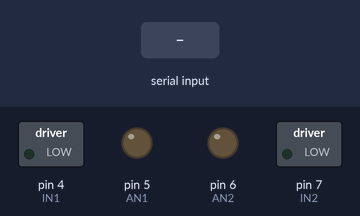
Simulated run of this sketch. Board: Arduino Mega 2560, built with avr-gcc and run on an emulated ATmega2560. Parts: switched loads named in the sketch (green lamp = pin HIGH), output pins drawn as LEDs (lit = HIGH). Inputs (shaded band) come from the test bench. What the sketch prints to the serial monitor is not drawn.

Above: at 1.2 s.
1.3 s: "90,45\n" received over Serial
At 2.1 s:
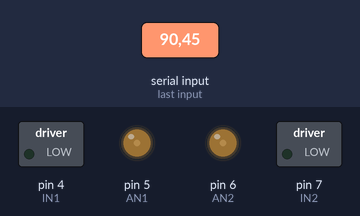
3.8 s: "30,150\n" received over Serial
At 4.5 s:
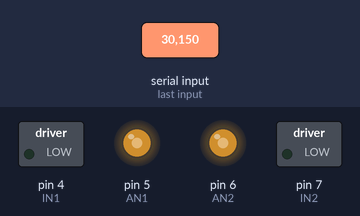
6.3 s: "200\n" received over Serial
At 7.1 s:
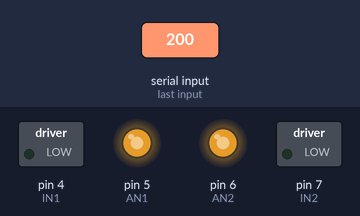
Timing chart, 0 to 9.3 s (numbered marks = the images above; inputs shaded):
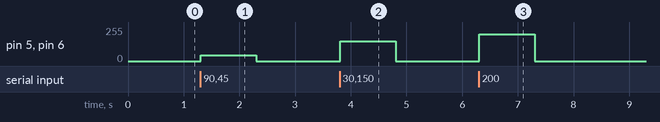

Measured:
- after the input at 1.3 s, pin 5 (AN1), pin 6 (AN2): 0/255 → 45/255 at once, → 0/255 1.0 s later
- after the input at 3.8 s, pin 5 (AN1), pin 6 (AN2): 0/255 → 150/255 at once, → 0/255 1.0 s later
- after the input at 6.3 s, pin 5 (AN1), pin 6 (AN2): 0/255 → 200/255 at once, → 0/255 1.0 s later

The sketch:

Launcher_Motor_Control.ino
```cpp
/*
Adafruit Arduino - Lesson 13. DC Motor
*/

//int motor1Pin = 10;
//int motor2Pin = 9;
////int Motor_speed = 0;

#define IN1 4 // Arduino pin 4 is connected to MDDS30 pin IN1.
#define AN1 5 // Arduino pin 5 is connected to MDDS30 pin AN1.
#define AN2 6 // Arduino pin 6 is connected to MDDS30 pin AN2.
#define IN2 7 // Arduino pin 7 is connected to MDDS30 pin IN2.

void setup()
{
  pinMode(AN1, OUTPUT);
  pinMode(AN2, OUTPUT);

  pinMode(IN1, OUTPUT);
  pinMode(IN2, OUTPUT);

  digitalWrite(AN1, LOW);
  digitalWrite(AN2, LOW);

  digitalWrite(IN1, LOW);
  digitalWrite(IN2, LOW);

//  TCCR2B = TCCR2B & 0b11111000 | 0x02;
//  sets Arduino Mega's pin 10 and 9 to frequency 31250.
//  code typically inserted in setup()

//  setPwmFrequency(motor1Pin, 1);
//  TCCR2B = TCCR2B & B11111000 | B00000001; // for PWM frequency of 31372.55 Hz


  Serial.begin(9600);
  while (! Serial);
  Serial.println("Speed 0 to 255");


}


void loop()
{
//      analogWrite(motor1Pin, 100);
//      analogWrite(motor2Pin,100);

  if (Serial.available())
  {
    int speed = Serial.parseInt();
   // int pwmOutput = map(potValue, 0, 1023, 0 , 255); // Map the potentiometer value from 0 to 255
    if (speed >= 0 && speed <= 255)
    {
      analogWrite(AN1, speed);
      analogWrite(AN2, speed);
    }
  }
}

 /**
 * Divides a given PWM pin frequency by a divisor.
 *
 * The resulting frequency is equal to the base frequency divided by
 * the given divisor:
 *   - Base frequencies:
 *      o The base frequency for pins 3, 9, 10, and 11 is 31250 Hz.
 *      o The base frequency for pins 5 and 6 is 62500 Hz.
 *   - Divisors:
 *      o The divisors available on pins 5, 6, 9 and 10 are: 1, 8, 64,
 *        256, and 1024.
 *      o The divisors available on pins 3 and 11 are: 1, 8, 32, 64,
 *        128, 256, and 1024.
 *
 * PWM frequencies are tied together in pairs of pins. If one in a
 * pair is changed, the other is also changed to match:
 *   - Pins 5 and 6 are paired on timer0
 *   - Pins 9 and 10 are paired on timer1
 *   - Pins 3 and 11 are paired on timer2
 *
 * Note that this function will have side effects on anything else
 * that uses timers:
 *   - Changes on pins 3, 5, 6, or 11 may cause the delay() and
 *     millis() functions to stop working. Other timing-related
 *     functions may also be affected.
 *   - Changes on pins 9 or 10 will cause the Servo library to function
 *     incorrectly.
 *
 * Thanks to macegr of the Arduino forums for his documentation of the
 * PWM frequency divisors. His post can be viewed at:
 *   http://forum.arduino.cc/index.php?topic=16612#msg121031
 */
void setPwmFrequency(int pin, int divisor) {
  byte mode;
  if(pin == 5 || pin == 6 || pin == 9 || pin == 10) {
    switch(divisor) {
      case 1: mode = 0x01; break;
      case 8: mode = 0x02; break;
      case 64: mode = 0x03; break;
      case 256: mode = 0x04; break;
      case 1024: mode = 0x05; break;
      default: return;
    }
    if(pin == 5 || pin == 6) {
      TCCR0B = TCCR0B & 0b11111000 | mode;
    } else {
      TCCR1B = TCCR1B & 0b11111000 | mode;
    }
  } else if(pin == 3 || pin == 11) {
    switch(divisor) {
      case 1: mode = 0x01; break;
      case 8: mode = 0x02; break;
      case 32: mode = 0x03; break;
      case 64: mode = 0x04; break;
      case 128: mode = 0x05; break;
      case 256: mode = 0x06; break;
      case 1024: mode = 0x07; break;
      default: return;
    }
    TCCR2B = TCCR2B & 0b11111000 | mode;
  }
}
```
